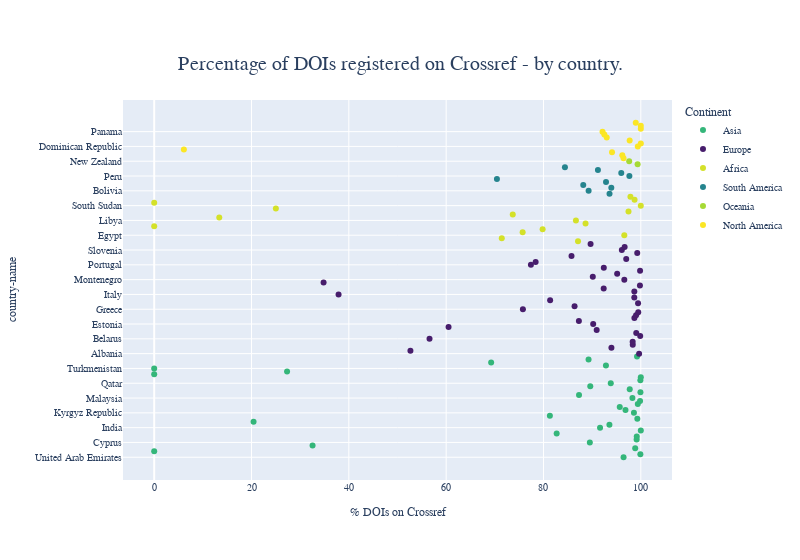

Here is the notebook cell this chart was saved with:
### Code cell
frame3 = frame.copy()
frame3 = frame3.groupby('country').sum()
frame3 =frame3.apply(lambda x: pd.to_numeric(x, errors='coerce'))
frame3['perc_cr'] = (frame3['on-crossref']/frame3['doi-num'])*100
frame3['country-name'] = coco.convert(names=frame3.index, to="name")
continent_name = []
for x in frame3.index:
    country_continent_code = pc.country_alpha2_to_continent_code(x)
    country_continent_name = pc.convert_continent_code_to_continent_name(country_continent_code)
    continent_name.append(country_continent_name)
frame3['continent'] = continent_name

fig = px.scatter(frame3,x="perc_cr",y="country-name", width=800, color="continent", color_discrete_map={
    'Asia' : '#34B67A',
    'Europe' : '#471D6C',
    'Africa' : '#D4E129',
    'South America' : '#25848E',
    'Oceania' : '#A6DA35',
    'North America' : '#FBE625'
},
 labels={ "country": "Country", "perc_cr": "% DOIs on Crossref", "continent": "Continent" },
 title="Percentage of DOIs registered on Crossref - by country.")


fig.update_layout(
    font_family="sans-serif",
    title_font_size=20,
    font_size=10,
    title = {'xanchor': 'center', 'y':0.9,'x':0.5},
)
fig.show()

### Figure 1 — Plotly figure (JSON) as saved in the notebook; plotly's stock layout.template omitted (floating-point values rounded to 4 significant figures)
{"data": [{"hovertemplate": "Continent=Asia<br>% DOIs on Crossref=%{x}<br>country-name=%{y}<extra></extra>", "legendgroup": "Asia", "marker": {"color": "#34B67A", "symbol": "circle"}, "mode": "markers", "name": "Asia", "orientation": "h", "showlegend": true, "type": "scatter", "x": [96.46, 99.91, 0, 98.85, 32.54, 89.53, 99.14, 99.17, 82.71, 100, 91.62, 93.55, 20.42, 99.29, 81.32, 98.59, 96.85, 95.67, 99.38, 99.85, 98.28, 87.3, 99.93, 97.72, 89.62, 93.83, 99.91, 100, 0, 27.31, 0, 92.83, 69.25, 89.27, 99.22], "xaxis": "x", "y": ["United Arab Emirates", "Armenia", "Azerbaijan", "Bangladesh", "China", "Cyprus", "Georgia", "Hong Kong", "Indonesia", "Israel", "India", "Iraq", "Iran", "Jordan", "Japan", "Kyrgyz Republic", "South Korea", "Kazakhstan", "Sri Lanka", "Mongolia", "Malaysia", "Nepal", "Oman", "Philippines", "Pakistan", "Qatar", "Saudi Arabia", "Singapore", "Syria", "Thailand", "Turkmenistan", "Turkey", "Taiwan", "Vietnam", "Yemen"], "yaxis": "y"}, {"hovertemplate": "Continent=Europe<br>% DOIs on Crossref=%{x}<br>country-name=%{y}<extra></extra>", "legendgroup": "Europe", "marker": {"color": "#471D6C", "symbol": "circle"}, "mode": "markers", "name": "Europe", "orientation": "h", "showlegend": true, "type": "scatter", "x": [99.66, 52.66, 93.96, 98.35, 98.33, 56.58, 99.88, 99.07, 90.93, 60.49, 90.22, 87.28, 98.68, 99.02, 99.47, 75.77, 86.39, 99.44, 81.37, 98.66, 37.89, 98.67, 92.37, 99.83, 34.81, 96.61, 90.13, 95.14, 99.85, 92.4, 77.42, 78.39, 97.0, 85.76, 99.27, 96.1, 96.68, 89.68], "xaxis": "x", "y": ["Albania", "Austria", "Bosnia and Herzegovina", "Belgium", "Bulgaria", "Belarus", "Switzerland", "Czech Republic", "Germany", "Denmark", "Estonia", "Spain", "Finland", "France", "United Kingdom", "Greece", "Croatia", "Hungary", "Ireland", "Iceland", "Italy", "Lithuania", "Luxembourg", "Latvia", "Moldova", "Montenegro", "Macedonia", "Netherlands", "Norway", "Poland", "Portugal", "Romania", "Serbia", "Russia", "Sweden", "Slovenia", "Slovakia", "Ukraine"], "yaxis": "y"}, {"hovertemplate": "Continent=Africa<br>% DOIs on Crossref=%{x}<br>country-name=%{y}<extra></extra>", "legendgroup": "Africa", "marker": {"color": "#D4E129", "symbol": "circle"}, "mode": "markers", "name": "Africa", "orientation": "h", "showlegend": true, "type": "scatter", "x": [87.1, 71.43, 96.61, 75.72, 79.82, 0, 88.64, 86.67, 13.38, 73.68, 97.47, 25, 100, 0, 98.72, 97.87], "xaxis": "x", "y": ["Angola", "Algeria", "Egypt", "Ethiopia", "Ghana", "Gambia", "Kenya", "Libya", "Morocco", "Mali", "Nigeria", "Rwanda", "South Sudan", "Tunisia", "Uganda", "South Africa"], "yaxis": "y"}, {"hovertemplate": "Continent=South America<br>% DOIs on Crossref=%{x}<br>country-name=%{y}<extra></extra>", "legendgroup": "South America", "marker": {"color": "#25848E", "symbol": "circle"}, "mode": "markers", "name": "South America", "orientation": "h", "showlegend": true, "type": "scatter", "x": [93.57, 89.27, 93.94, 88.18, 92.85, 70.43, 97.65, 95.99, 91.19, 84.41], "xaxis": "x", "y": ["Argentina", "Bolivia", "Brazil", "Chile", "Colombia", "Ecuador", "Peru", "Paraguay", "Uruguay", "Venezuela"], "yaxis": "y"}, {"hovertemplate": "Continent=Oceania<br>% DOIs on Crossref=%{x}<br>country-name=%{y}<extra></extra>", "legendgroup": "Oceania", "marker": {"color": "#A6DA35", "symbol": "circle"}, "mode": "markers", "name": "Oceania", "orientation": "h", "showlegend": true, "type": "scatter", "x": [99.35, 97.61], "xaxis": "x", "y": ["Australia", "New Zealand"], "yaxis": "y"}, {"hovertemplate": "Continent=North America<br>% DOIs on Crossref=%{x}<br>country-name=%{y}<extra></extra>", "legendgroup": "North America", "marker": {"color": "#FBE625", "symbol": "circle"}, "mode": "markers", "name": "North America", "orientation": "h", "showlegend": true, "type": "scatter", "x": [96.45, 96.2, 94.09, 6.102, 99.38, 100, 97.71, 93.0, 92.51, 92.13, 100, 100, 98.96], "xaxis": "x", "y": ["Bahamas", "Canada", "Costa Rica", "Cuba", "Dominican Republic", "Guatemala", "Honduras", "Mexico", "Nicaragua", "Panama", "Puerto Rico", "Trinidad and Tobago", "United States"], "yaxis": "y"}], "layout": {"font": {"family": "sans-serif", "size": 10}, "legend": {"title": {"text": "Continent"}, "tracegroupgap": 0}, "title": {"font": {"size": 20}, "text": "Percentage of DOIs registered on Crossref - by country.", "x": 0.5, "xanchor": "center", "y": 0.9}, "width": 800, "xaxis": {"anchor": "y", "domain": [0, 1], "title": {"text": "% DOIs on Crossref"}}, "yaxis": {"anchor": "x", "domain": [0, 1], "title": {"text": "country-name"}}}}
